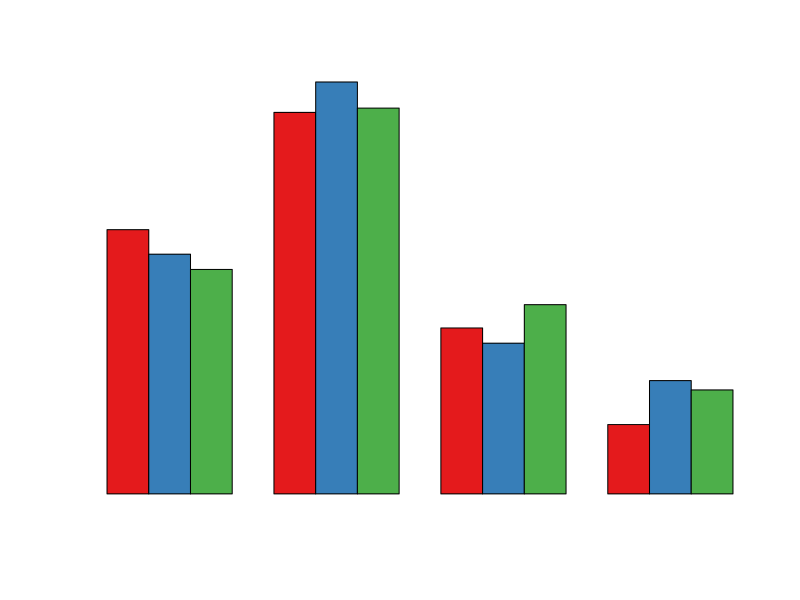
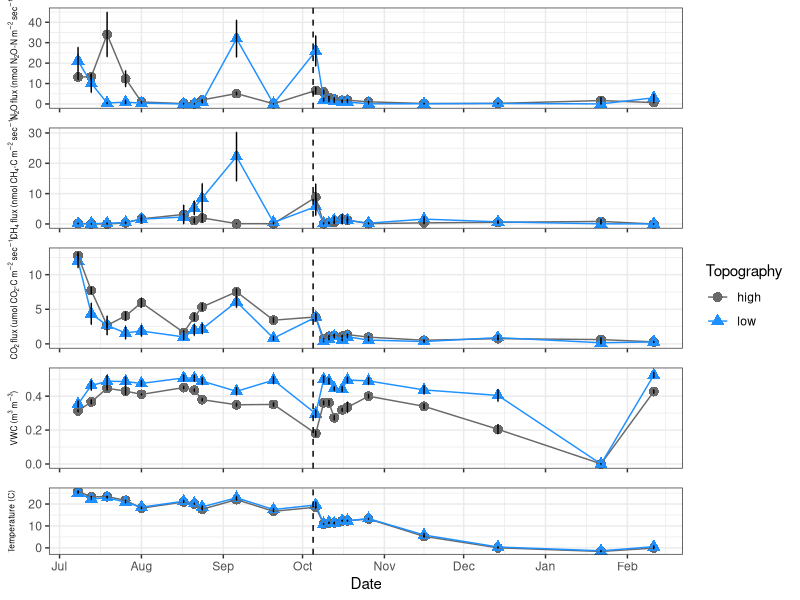

Source code (R) for these figures, in order:
## ---- chunk 1
knitr::opts_chunk$set(echo = TRUE)
## ---- chunk 2
# Libraries
library(plyr)
library(cowplot)
library(tidyverse)
library(RColorBrewer)
library(colorspace)
## ---- chunk 3
# Data wrangling and cleaning
alldat <-read_csv("Compiled_DSWR_Fluxdata.csv")

# Subset super high and super low temp values (likely temp probe errors). And one very high methane flux ~400
alldat <- subset(alldat, alldat$ts_1_mean > -2500)
alldat <- subset(alldat, alldat$ts_1_mean < 200)
alldat <- subset(alldat, alldat$fch4_dry_lin < 150)

# Subset data into a different variable to display only post-manure graphs (easier to see scale, etc)
alldatPM <- subset(alldat, alldat$Date > "2023-09-20")

# Set color palette for figures
demoplot(brewer.pal(3,"Set1"),"bar")
my_cols <- c("dimgray","dodgerblue")
## ---- chunk 4
# Graph code
# NITROUS OXIDE -----------------------------------------------
n2o.avg.m <- ddply(alldat,c("Date","topo1"),function(df)
  return(c(n2o.avg.m=mean(df$fn2o_lin,na.rm = TRUE),
           n2o.se.m=sd(df$fn2o_lin,na.rm = TRUE)/sqrt(nrow(df)))))
n1 <- ggplot(n2o.avg.m) +
  aes(x=Date,y=n2o.avg.m,color=topo1) + 
  geom_point(aes(shape=topo1),size=3) +
  geom_line() +
  theme_bw() +
  geom_errorbar(aes(ymin=n2o.avg.m-n2o.se.m,ymax=n2o.avg.m+n2o.se.m),width=0.2,color="black") +
  scale_x_date(date_breaks = "1 month", date_labels = "%b") +
  geom_vline(aes(xintercept = as.numeric(as.Date("2023-10-05"))),linetype=2) +
  labs(y=expression(paste(N[2],"O flux (nmol ",N[2],"O-N ",m^-2," ",sec^-1,")"))) +
  theme(axis.title.y = element_text(size=6)) +
  theme(axis.title.x=element_blank(),axis.text.x=element_blank()) + 
  scale_color_manual(values=my_cols) +
  theme(legend.position="none")

# METHANE -----------------------------------------------------------
ch4.avg.m <- ddply(alldat,c("Date","topo1"),function(df)
  return(c(ch4.avg.m=mean(df$fch4_dry_lin,na.rm = TRUE), 
           ch4.se.m=sd(df$fch4_dry_lin,na.rm = TRUE)/sqrt(nrow(df)))))
m1 <- ggplot(ch4.avg.m) +
  aes(x=Date,y=ch4.avg.m,color=topo1) + 
  geom_point(aes(shape=topo1),size=3) +
  geom_line() +
  theme_bw() +
  geom_errorbar(aes(ymin=ch4.avg.m-ch4.se.m,ymax=ch4.avg.m+ch4.se.m),width=0.2,color="black") +
  scale_x_date(date_breaks = "1 month", date_labels = "%b") +
  geom_vline(aes(xintercept = as.numeric(as.Date("2023-10-05"))),linetype=2) +
  labs(y=expression(paste(CH[4], " flux (nmol ",CH[4],"-C ",m^-2," ",sec^-1,")"))) +
  theme(axis.title.y = element_text(size=6)) +
  theme(axis.title.x=element_blank(),axis.text.x=element_blank()) +
  theme(legend.position="none") + scale_color_manual(values=my_cols)

# CARBON DIOXIDE --------------------------------------------------------
co2.avg.m <- ddply(alldat,c("Date","topo1"),function(df)
  return(c(co2.avg.m=mean(df$fco2_dry_lin,na.rm = TRUE),
           co2.se.m=sd(df$fco2_dry_lin,na.rm = TRUE)/sqrt(nrow(df)))))
c1 <- ggplot(co2.avg.m) +
  aes(x=Date,y=co2.avg.m,color=topo1) + 
  geom_point(aes(shape=topo1),size=3) +
  geom_line() +
  theme_bw() +
  geom_errorbar(aes(ymin=co2.avg.m-co2.se.m,ymax=co2.avg.m+co2.se.m),width=0.2,color="black") +
  scale_x_date(date_breaks = "1 month", date_labels = "%b") +
  geom_vline(aes(xintercept = as.numeric(as.Date("2023-10-05"))),linetype=2) +
  labs(y=expression(paste(CO[2]," flux (umol ",CO[2],"-C ",m^-2," ",sec^-1,")"))) +
  theme(axis.title.y = element_text(size=6)) +
  theme(axis.title.x=element_blank(),axis.text.x=element_blank()) +
  scale_color_manual(values=my_cols) +
  labs(color = "Topography", shape = "Topography", linetype = "Topography")

# SOIL MOISTURE ----------------------------------------------------------------------
sm.avg.m <- ddply(alldat,c("Date","topo1"),function(df)
  return(c(sm.avg.m=mean(df$swc_2_mean,na.rm = TRUE),
           sm.se.m=sd(df$swc_2_mean,na.rm = TRUE)/sqrt(nrow(df)))))
sm1 <- ggplot(sm.avg.m) +
  aes(x=Date,y=sm.avg.m,color=topo1) + 
  geom_point(aes(shape=topo1),size=3) +
  geom_line() +
  theme_bw() +
  geom_errorbar(aes(ymin=sm.avg.m-sm.se.m,ymax=sm.avg.m+sm.se.m),width=0.2,color="black") +
  scale_x_date(date_breaks = "1 month", date_labels = "%b") +
  geom_vline(aes(xintercept = as.numeric(as.Date("2023-10-05"))),linetype=2) +
  labs(y=expression(paste("VWC ","(",m^3," ",m^-3,")"))) +
  theme(axis.title.y = element_text(size=6)) +
  theme(axis.title.x=element_blank(),axis.text.x=element_blank()) +
  theme(legend.position="none") + scale_color_manual(values=my_cols)

# SOIL TEMPERATURE -------------------------------------------------------------------
temp.avg.m <- ddply(alldat,c("Date","topo1"),function(df)
  return(c(temp.avg.m=mean(df$ts_1_mean,na.rm = TRUE),
           temp.se.m=sd(df$ts_1_mean,na.rm = TRUE)/sqrt(nrow(df)))))
temp1 <- ggplot(temp.avg.m) +
  aes(x=Date,y=temp.avg.m,color=topo1) + 
  geom_point(aes(shape=topo1),size=3) +
  geom_line() +
  theme_bw() +
  geom_errorbar(aes(ymin=temp.avg.m-temp.se.m,ymax=temp.avg.m+temp.se.m),width=0.2,color="black") +
  scale_x_date(date_breaks = "1 month", date_labels = "%b") +
  geom_vline(aes(xintercept = as.numeric(as.Date("2023-10-05"))),linetype=2) +
  labs(y=expression(paste("Temperature (C)"))) +
  theme(axis.title.y = element_text(size=6)) +
  theme(legend.position="none") + scale_color_manual(values=my_cols)

# COWPLOT ----------------------------------------------------------------
topoGHG <- plot_grid(n1, m1, c1, sm1, temp1, ncol = 1, nrow=5, align = 'v') 
print(topoGHG)
